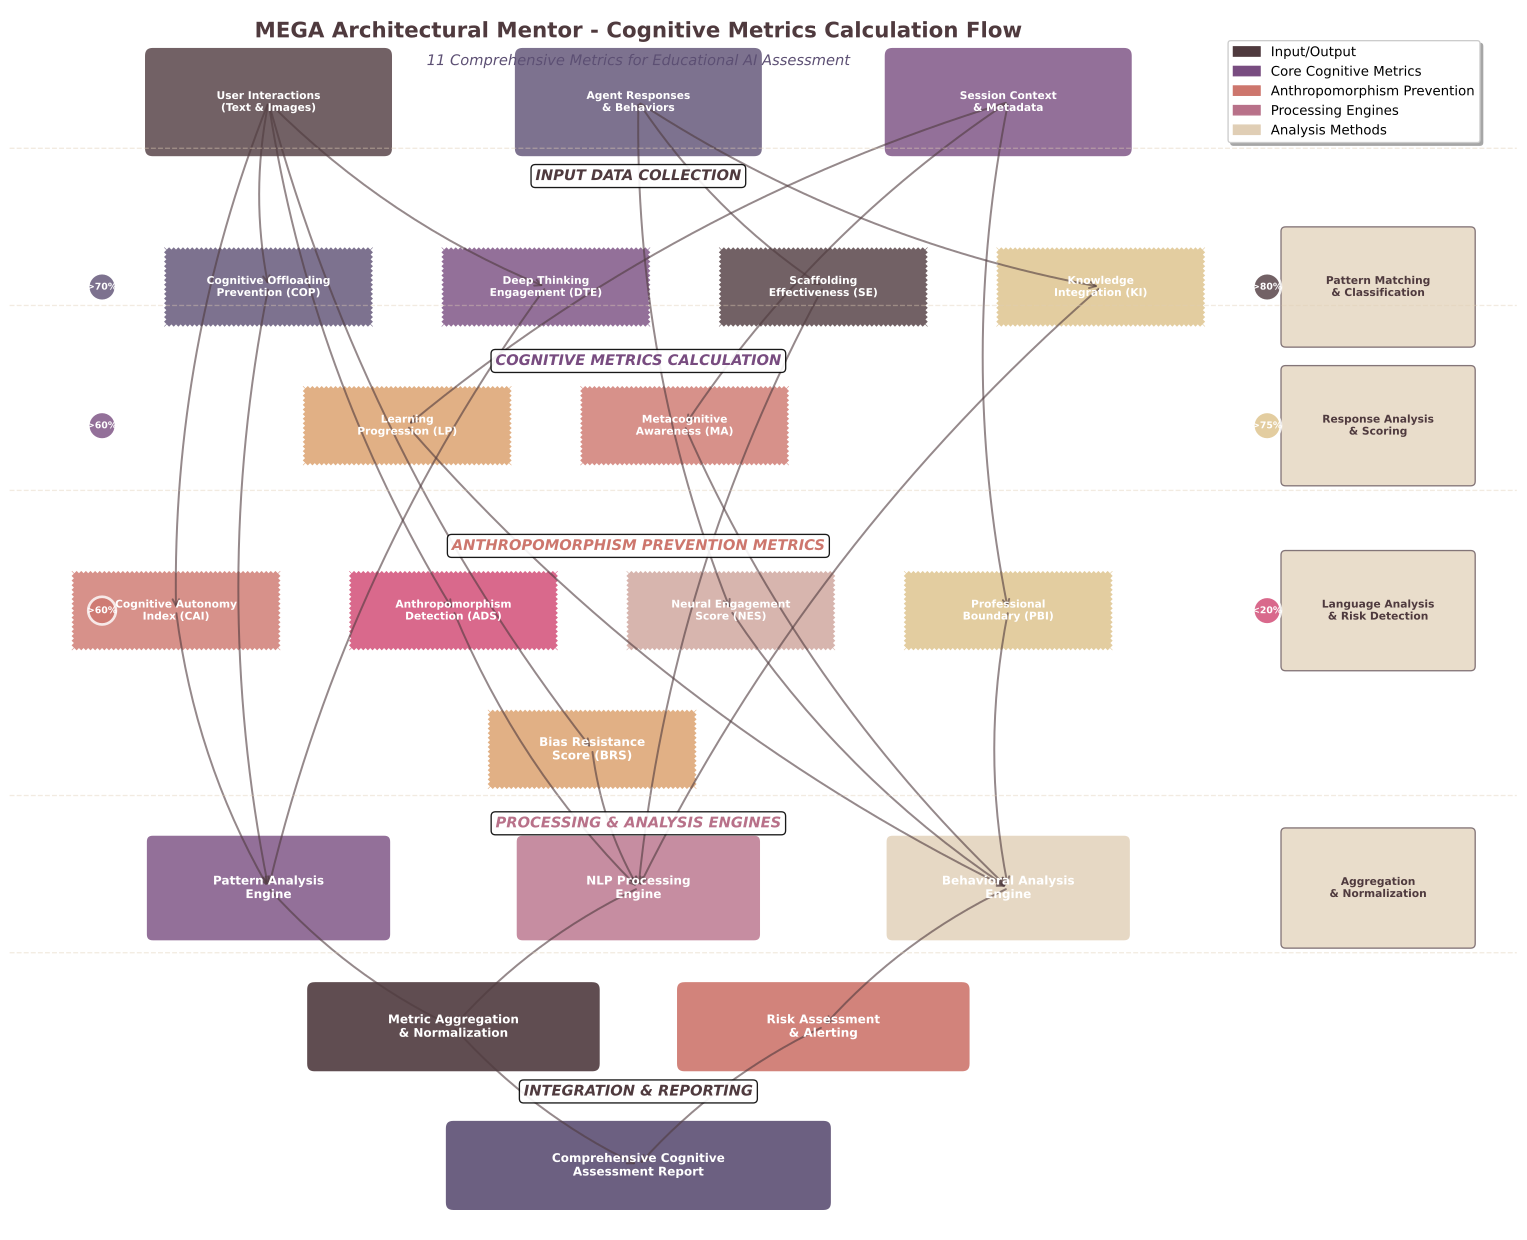

Write Python code to recreate this figure.
"""
Cognitive Metrics Calculation Flow Diagram Generator
Creates visual representation of how cognitive metrics are calculated
"""

import matplotlib.pyplot as plt
import matplotlib.patches as mpatches
from matplotlib.patches import FancyBboxPatch, FancyArrowPatch, Circle, Rectangle
import numpy as np
import os
import sys

# Add the benchmarking directory to the path to import thesis colors
sys.path.append(os.path.join(os.path.dirname(__file__), '..', '..', 'benchmarking'))
from thesis_colors import THESIS_COLORS, METRIC_COLORS, UI_COLORS

def create_cognitive_metrics_flow_diagram():
    """Create comprehensive cognitive metrics calculation flow diagram"""
    
    # Create figure with proper sizing
    fig, ax = plt.subplots(1, 1, figsize=(16, 14))
    
    # Define metric calculation components
    components = {
        # Input Data Sources
        'user_interactions': {'pos': (2, 12), 'size': (2.5, 1), 'color': THESIS_COLORS['primary_dark'], 'text': 'User Interactions\n(Text & Images)'},
        'agent_responses': {'pos': (6, 12), 'size': (2.5, 1), 'color': THESIS_COLORS['primary_purple'], 'text': 'Agent Responses\n& Behaviors'},
        'session_context': {'pos': (10, 12), 'size': (2.5, 1), 'color': THESIS_COLORS['primary_violet'], 'text': 'Session Context\n& Metadata'},
        
        # Core Cognitive Metrics (Original 6)
        'cognitive_offloading': {'pos': (2, 10), 'size': (2.2, 0.8), 'color': METRIC_COLORS['cognitive_offloading'], 'text': 'Cognitive Offloading\nPrevention (COP)'},
        'deep_thinking': {'pos': (5, 10), 'size': (2.2, 0.8), 'color': METRIC_COLORS['deep_thinking'], 'text': 'Deep Thinking\nEngagement (DTE)'},
        'scaffolding': {'pos': (8, 10), 'size': (2.2, 0.8), 'color': METRIC_COLORS['scaffolding'], 'text': 'Scaffolding\nEffectiveness (SE)'},
        'knowledge_integration': {'pos': (11, 10), 'size': (2.2, 0.8), 'color': METRIC_COLORS['knowledge_integration'], 'text': 'Knowledge\nIntegration (KI)'},
        'engagement': {'pos': (3.5, 8.5), 'size': (2.2, 0.8), 'color': METRIC_COLORS['engagement'], 'text': 'Learning\nProgression (LP)'},
        'metacognition': {'pos': (6.5, 8.5), 'size': (2.2, 0.8), 'color': METRIC_COLORS['metacognition'], 'text': 'Metacognitive\nAwareness (MA)'},
        
        # Anthropomorphism Prevention Metrics (New 5)
        'autonomy_index': {'pos': (1, 6.5), 'size': (2.2, 0.8), 'color': THESIS_COLORS['accent_coral'], 'text': 'Cognitive Autonomy\nIndex (CAI)'},
        'anthropomorphism': {'pos': (4, 6.5), 'size': (2.2, 0.8), 'color': THESIS_COLORS['accent_magenta'], 'text': 'Anthropomorphism\nDetection (ADS)'},
        'neural_engagement': {'pos': (7, 6.5), 'size': (2.2, 0.8), 'color': THESIS_COLORS['primary_pink'], 'text': 'Neural Engagement\nScore (NES)'},
        'professional_boundary': {'pos': (10, 6.5), 'size': (2.2, 0.8), 'color': THESIS_COLORS['neutral_warm'], 'text': 'Professional\nBoundary (PBI)'},
        'bias_resistance': {'pos': (5.5, 5), 'size': (2.2, 0.8), 'color': THESIS_COLORS['neutral_orange'], 'text': 'Bias Resistance\nScore (BRS)'},
        
        # Calculation Engines
        'pattern_analyzer': {'pos': (2, 3.5), 'size': (2.5, 1), 'color': THESIS_COLORS['primary_violet'], 'text': 'Pattern Analysis\nEngine'},
        'nlp_processor': {'pos': (6, 3.5), 'size': (2.5, 1), 'color': THESIS_COLORS['primary_rose'], 'text': 'NLP Processing\nEngine'},
        'behavioral_analyzer': {'pos': (10, 3.5), 'size': (2.5, 1), 'color': THESIS_COLORS['neutral_light'], 'text': 'Behavioral Analysis\nEngine'},
        
        # Output Integration
        'metric_aggregation': {'pos': (4, 2), 'size': (3, 0.8), 'color': THESIS_COLORS['primary_dark'], 'text': 'Metric Aggregation\n& Normalization'},
        'risk_assessment': {'pos': (8, 2), 'size': (3, 0.8), 'color': THESIS_COLORS['accent_coral'], 'text': 'Risk Assessment\n& Alerting'},
        
        # Final Output
        'comprehensive_report': {'pos': (6, 0.5), 'size': (4, 0.8), 'color': THESIS_COLORS['primary_purple'], 'text': 'Comprehensive Cognitive\nAssessment Report'},
    }
    
    # Draw components
    for name, config in components.items():
        x, y = config['pos']
        width, height = config['size']
        color = config['color']
        text = config['text']
        
        # Create different shapes for different types
        if y > 11:  # Input sources - rounded rectangles
            box = FancyBboxPatch(
                (x - width/2, y - height/2), width, height,
                boxstyle="round,pad=0.1",
                facecolor=color, edgecolor='white', linewidth=2, alpha=0.8
            )
        elif 5 <= y <= 10.5:  # Metrics - hexagonal style
            box = FancyBboxPatch(
                (x - width/2, y - height/2), width, height,
                boxstyle="sawtooth,pad=0.05",
                facecolor=color, edgecolor='white', linewidth=2, alpha=0.8
            )
        elif 3 <= y < 5:  # Processing engines - diamond style
            box = FancyBboxPatch(
                (x - width/2, y - height/2), width, height,
                boxstyle="round,pad=0.08",
                facecolor=color, edgecolor='white', linewidth=2, alpha=0.8
            )
        else:  # Output - rounded rectangles
            box = FancyBboxPatch(
                (x - width/2, y - height/2), width, height,
                boxstyle="round,pad=0.1",
                facecolor=color, edgecolor='white', linewidth=2.5, alpha=0.9
            )
        
        ax.add_patch(box)
        
        # Add text label
        font_size = 8 if y > 5 else 9
        ax.text(x, y, text, ha='center', va='center', 
               fontsize=font_size, fontweight='bold', color='white')
    
    # Define data flow connections
    connections = [
        # Input to core metrics
        ('user_interactions', 'cognitive_offloading'),
        ('user_interactions', 'deep_thinking'),
        ('agent_responses', 'scaffolding'),
        ('agent_responses', 'knowledge_integration'),
        ('session_context', 'engagement'),
        ('session_context', 'metacognition'),
        
        # Input to anthropomorphism metrics
        ('user_interactions', 'autonomy_index'),
        ('user_interactions', 'anthropomorphism'),
        ('agent_responses', 'neural_engagement'),
        ('session_context', 'professional_boundary'),
        ('user_interactions', 'bias_resistance'),
        
        # Metrics to processing engines
        ('cognitive_offloading', 'pattern_analyzer'),
        ('deep_thinking', 'pattern_analyzer'),
        ('scaffolding', 'nlp_processor'),
        ('knowledge_integration', 'nlp_processor'),
        ('engagement', 'behavioral_analyzer'),
        ('metacognition', 'behavioral_analyzer'),
        
        ('autonomy_index', 'pattern_analyzer'),
        ('anthropomorphism', 'nlp_processor'),
        ('neural_engagement', 'behavioral_analyzer'),
        ('professional_boundary', 'behavioral_analyzer'),
        ('bias_resistance', 'nlp_processor'),
        
        # Processing to output
        ('pattern_analyzer', 'metric_aggregation'),
        ('nlp_processor', 'metric_aggregation'),
        ('behavioral_analyzer', 'risk_assessment'),
        
        # Final integration
        ('metric_aggregation', 'comprehensive_report'),
        ('risk_assessment', 'comprehensive_report'),
    ]
    
    # Draw connections
    for start, end in connections:
        start_pos = components[start]['pos']
        end_pos = components[end]['pos']
        
        # Create arrow
        arrow = FancyArrowPatch(
            start_pos, end_pos,
            arrowstyle='->', mutation_scale=12,
            color=THESIS_COLORS['primary_dark'], linewidth=1.5, alpha=0.6,
            connectionstyle="arc3,rad=0.1"
        )
        ax.add_patch(arrow)
    
    # Add calculation method annotations
    calculation_methods = [
        {'pos': (14, 10), 'text': 'Pattern Matching\n& Classification', 'metrics': ['COP', 'DTE']},
        {'pos': (14, 8.5), 'text': 'Response Analysis\n& Scoring', 'metrics': ['SE', 'KI', 'LP', 'MA']},
        {'pos': (14, 6.5), 'text': 'Language Analysis\n& Risk Detection', 'metrics': ['CAI', 'ADS', 'NES', 'PBI', 'BRS']},
        {'pos': (14, 3.5), 'text': 'Aggregation\n& Normalization', 'metrics': ['Final Scores']},
    ]
    
    for method in calculation_methods:
        # Create annotation box
        box = FancyBboxPatch(
            (method['pos'][0] - 1, method['pos'][1] - 0.6), 2, 1.2,
            boxstyle="round,pad=0.05",
            facecolor=THESIS_COLORS['neutral_light'], 
            edgecolor=THESIS_COLORS['primary_dark'],
            linewidth=1, alpha=0.7
        )
        ax.add_patch(box)
        
        ax.text(method['pos'][0], method['pos'][1], method['text'],
               ha='center', va='center', fontsize=8, fontweight='bold',
               color=THESIS_COLORS['primary_dark'])
    
    # Add metric targets and thresholds
    targets = [
        {'pos': (0.2, 10), 'text': '>70%', 'color': METRIC_COLORS['cognitive_offloading']},
        {'pos': (0.2, 8.5), 'text': '>60%', 'color': METRIC_COLORS['deep_thinking']},
        {'pos': (0.2, 6.5), 'text': '>60%', 'color': THESIS_COLORS['accent_coral']},
        {'pos': (12.8, 10), 'text': '>80%', 'color': METRIC_COLORS['scaffolding']},
        {'pos': (12.8, 8.5), 'text': '>75%', 'color': METRIC_COLORS['knowledge_integration']},
        {'pos': (12.8, 6.5), 'text': '<20%', 'color': THESIS_COLORS['accent_magenta']},
    ]
    
    for target in targets:
        circle = Circle(target['pos'], 0.15, facecolor=target['color'], 
                       edgecolor='white', linewidth=2, alpha=0.8)
        ax.add_patch(circle)
        ax.text(target['pos'][0], target['pos'][1], target['text'],
               ha='center', va='center', fontsize=7, fontweight='bold', color='white')
    
    # Add processing flow labels
    flow_labels = [
        {'pos': (6, 11.2), 'text': 'INPUT DATA COLLECTION', 'color': THESIS_COLORS['primary_dark']},
        {'pos': (6, 9.2), 'text': 'COGNITIVE METRICS CALCULATION', 'color': THESIS_COLORS['primary_violet']},
        {'pos': (6, 7.2), 'text': 'ANTHROPOMORPHISM PREVENTION METRICS', 'color': THESIS_COLORS['accent_coral']},
        {'pos': (6, 4.2), 'text': 'PROCESSING & ANALYSIS ENGINES', 'color': THESIS_COLORS['primary_rose']},
        {'pos': (6, 1.3), 'text': 'INTEGRATION & REPORTING', 'color': THESIS_COLORS['primary_dark']},
    ]
    
    for label in flow_labels:
        ax.text(label['pos'][0], label['pos'][1], label['text'],
               ha='center', va='center', fontsize=11, fontweight='bold',
               color=label['color'], style='italic',
               bbox=dict(boxstyle="round,pad=0.3", facecolor='white', alpha=0.9))
    
    # Add separating lines
    separators = [11.5, 9.8, 7.8, 4.5, 2.8]
    for y in separators:
        ax.axhline(y=y, color=UI_COLORS['border'], linestyle='--', alpha=0.4, linewidth=1)
    
    # Set axis properties
    ax.set_xlim(-0.8, 15.5)
    ax.set_ylim(-0.2, 13)
    ax.set_aspect('equal')
    ax.axis('off')
    
    # Add title
    ax.text(6, 12.7, 'MEGA Architectural Mentor - Cognitive Metrics Calculation Flow',
           fontsize=16, fontweight='bold', ha='center',
           color=THESIS_COLORS['primary_dark'])
    
    # Add subtitle
    ax.text(6, 12.4, '11 Comprehensive Metrics for Educational AI Assessment',
           fontsize=11, ha='center', style='italic',
           color=THESIS_COLORS['primary_purple'])
    
    # Create legend
    legend_elements = [
        mpatches.Patch(color=THESIS_COLORS['primary_dark'], label='Input/Output'),
        mpatches.Patch(color=THESIS_COLORS['primary_violet'], label='Core Cognitive Metrics'),
        mpatches.Patch(color=THESIS_COLORS['accent_coral'], label='Anthropomorphism Prevention'),
        mpatches.Patch(color=THESIS_COLORS['primary_rose'], label='Processing Engines'),
        mpatches.Patch(color=THESIS_COLORS['neutral_light'], label='Analysis Methods'),
    ]
    
    ax.legend(handles=legend_elements, loc='upper right', bbox_to_anchor=(0.98, 0.98),
             frameon=True, fancybox=True, shadow=True)
    
    plt.tight_layout()
    return fig

def save_diagram():
    """Save the diagram in multiple formats"""
    fig = create_cognitive_metrics_flow_diagram()
    
    # Define output paths
    base_path = os.path.dirname(__file__)
    png_path = os.path.join(base_path, '03_cognitive_metrics_flow.png')
    svg_path = os.path.join(base_path, '03_cognitive_metrics_flow.svg')
    
    # Save as PNG with high DPI
    fig.savefig(png_path, dpi=300, bbox_inches='tight', 
                facecolor='white', edgecolor='none')
    
    # Save as SVG for scalability
    fig.savefig(svg_path, format='svg', bbox_inches='tight',
                facecolor='white', edgecolor='none')
    
    print(f"Cognitive Metrics Flow diagram saved:")
    print(f"  PNG: {png_path}")
    print(f"  SVG: {svg_path}")
    
    plt.close(fig)

if __name__ == "__main__":
    save_diagram()